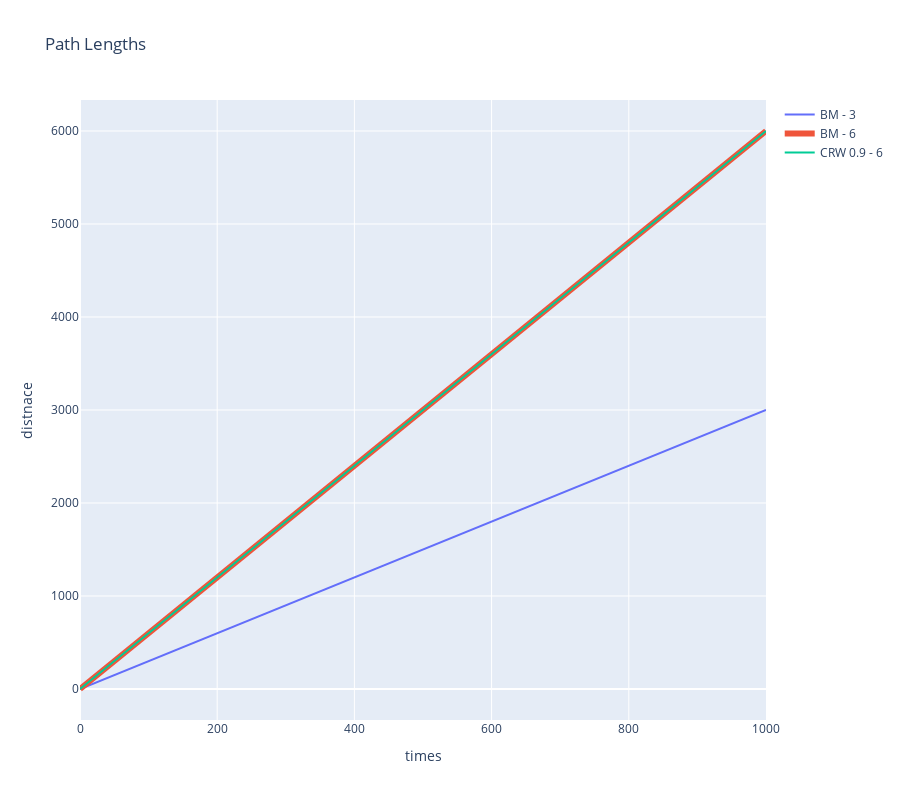

The cell this chart's notebook holds for it:
### Code cell
# Plotting of three path length trajectories for both Brownian Motion and Correlated Random Walks
fig = go.Figure()

fig.add_trace(go.Scatter(
    x= bm_pl_3.index,
    y= bm_pl_3.y_pos,
    name='BM - 3',
    mode='lines',
    showlegend=True
))

fig.add_trace(go.Scatter(
    x= bm_pl_6.index,
    y= bm_pl_6.y_pos,
    name='BM - 6',
    marker = dict(size=2),
    line = dict(width=6),
    mode='lines',
    showlegend=True
))

fig.add_trace(go.Scatter(
    x= crw_pl_6.index,
    y= crw_pl_6.y_pos,
    name='CRW 0.9 - 6',
    mode='lines',
    showlegend=True
))

fig.update_layout(
    title='Path Lengths',
    height=800,
    xaxis_title="times",
    yaxis_title="distnace",
)

fig.show()

### Figure 1 — Plotly figure (JSON) as saved in the notebook; plotly's stock layout.template omitted (floating-point values rounded to 4 significant figures; data arrays with more than 128 entries replaced by an {"elided": "..."} marker saying what was removed)
{"data": [{"mode": "lines", "name": "BM - 3", "showlegend": true, "type": "scatter", "x": {"elided": "1001 int values"}, "y": {"elided": "1001 int values"}}, {"line": {"width": 6}, "marker": {"size": 2}, "mode": "lines", "name": "BM - 6", "showlegend": true, "type": "scatter", "x": {"elided": "1001 int values"}, "y": {"elided": "1001 int values"}}, {"mode": "lines", "name": "CRW 0.9 - 6", "showlegend": true, "type": "scatter", "x": {"elided": "1001 int values"}, "y": {"elided": "1001 float values"}}], "layout": {"height": 800, "title": {"text": "Path Lengths"}, "xaxis": {"title": {"text": "times"}}, "yaxis": {"title": {"text": "distnace"}}}}
